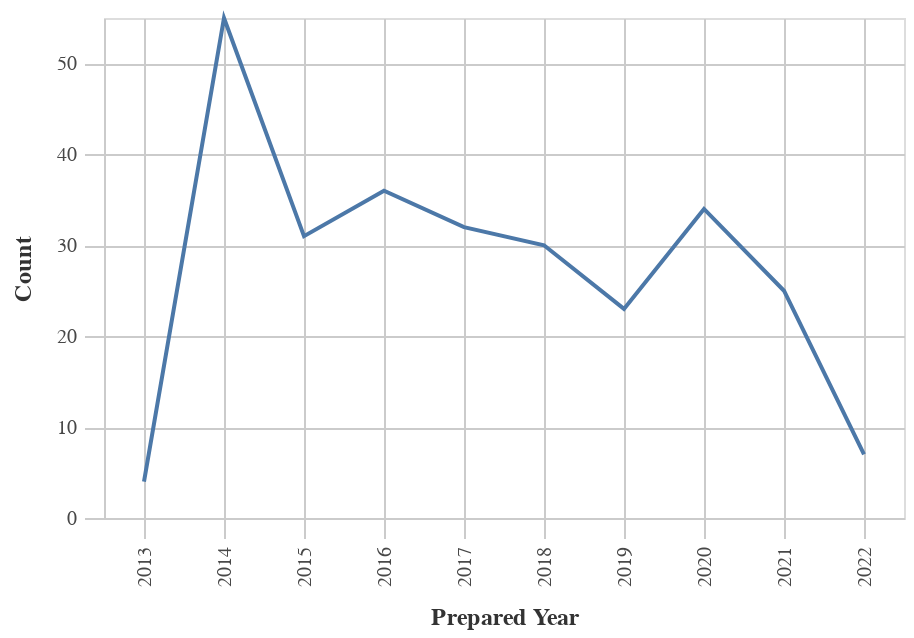

Notebook source saved alongside this figure:
### Code cell
#Line chart for Obligations by Year
chart_df = (df_top>>filter(_.variable=='prepared_y')).rename(columns= {"value":"Year"})
    
chart1= (_dla_utils_reports.basic_line_chart_test_no_save(chart_df, 'Year', 'count', district)).encode(x=alt.X('Year:O', title='Prepared Year'))
    
display(HTML("<h4><strong>Obligations by Year</strong></h4>"))
display(chart1)

### Figure 1 — Vega-Lite specification as saved in the notebook (floating-point values rounded to 4 significant figures)
{"config": {"view": {"continuousWidth": 400, "continuousHeight": 300}, "axis": {"domainColor": "#cbcbcb", "grid": true, "gridColor": "#cbcbcb", "gridWidth": 1, "labelColor": "#474747", "labelFont": "Nunito Sans", "labelFontSize": 10, "labelPadding": 4, "tickColor": "#cbcbcb", "tickSize": 10, "titleColor": "#333", "titleFont": "Raleway", "titleFontSize": 12, "titlePadding": 10}, "axisBand": {"grid": false}, "background": "white", "font": "Raleway", "header": {"labelFont": "Nunito Sans", "titleFont": "Raleway"}, "legend": {"labelColor": "#333", "labelFont": "Nunito Sans", "labelFontSize": 11, "labelLimit": 0, "padding": 1, "symbolSize": 30, "symbolType": "square", "titleColor": "#333", "titleFont": "Raleway", "titleFontSize": 14, "titlePadding": 10}, "title": {"anchor": "middle", "font": "Raleway", "fontSize": 18, "fontWeight": 300, "offset": 20}}, "data": {"name": "data-9e70a5aa5d2d5468a4d9a90d84150f36"}, "mark": "line", "encoding": {"tooltip": [{"field": "Year", "type": "quantitative"}, {"field": "count", "type": "quantitative"}], "x": {"field": "Year", "title": "Prepared Year", "type": "ordinal"}, "y": {"field": "count", "title": "Count", "type": "quantitative"}}, "height": 250, "width": 400, "$schema": "https://vega.github.io/schema/vega-lite/v4.17.0.json", "datasets": {"data-9e70a5aa5d2d5468a4d9a90d84150f36": [{"Year": 2014.0, "count": 55, "variable": "prepared_y"}, {"Year": 2016.0, "count": 36, "variable": "prepared_y"}, {"Year": 2020.0, "count": 34, "variable": "prepared_y"}, {"Year": 2017.0, "count": 32, "variable": "prepared_y"}, {"Year": 2015.0, "count": 31, "variable": "prepared_y"}, {"Year": 2018.0, "count": 30, "variable": "prepared_y"}, {"Year": 2021.0, "count": 25, "variable": "prepared_y"}, {"Year": 2019.0, "count": 23, "variable": "prepared_y"}, {"Year": 2022.0, "count": 7, "variable": "prepared_y"}, {"Year": 2013.0, "count": 4, "variable": "prepared_y"}]}}
